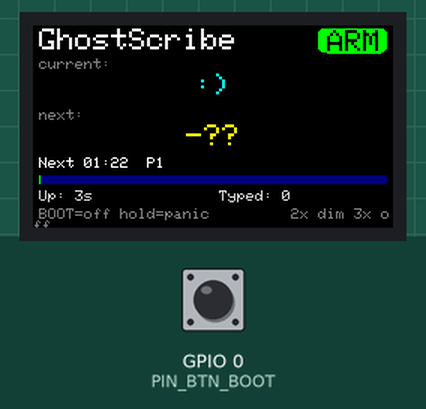
Simulated run of this program. Board: ESP32-S3. On the bench: 240×135 colour display. The inputs (shaded band) are chosen by the test bench; at power-on: GPIO 0 (PIN_BTN_BOOT) HIGH. Random numbers use the default seed unless the program sets one; USB keyboard and mouse output is not drawn; what the program prints to the serial monitor is not drawn.

Above: at 4.1 s.
4.2 s: GPIO 0 (PIN_BTN_BOOT) pulled LOW for 0.15 s
At 5.9 s:
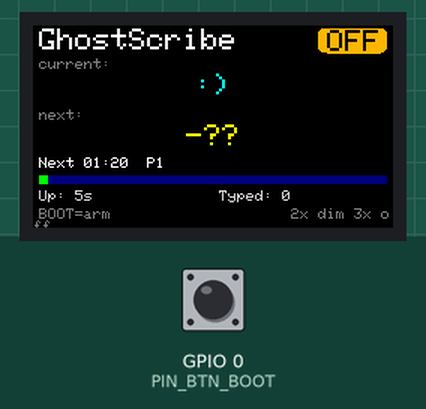
6.9 s: GPIO 0 (PIN_BTN_BOOT) pulled LOW for 1 s
8.5 s: GPIO 0 (PIN_BTN_BOOT) pulled LOW for 0.15 s
At 10.6 s:
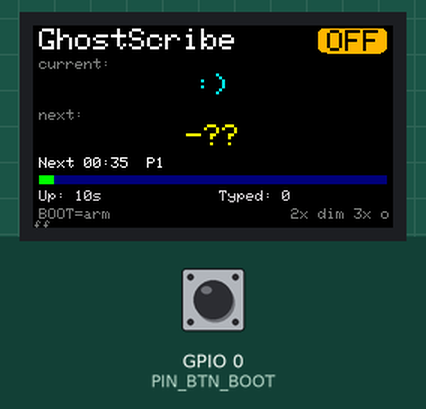
11.6 s: GPIO 0 (PIN_BTN_BOOT) pulled LOW for 1 s
At 12.8 s:
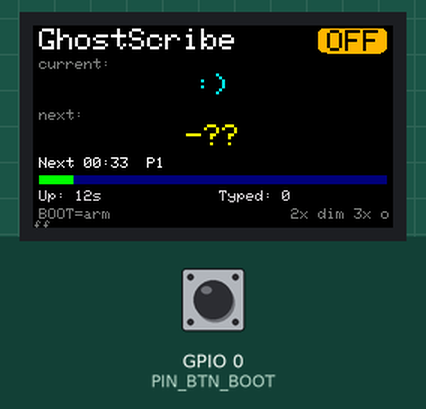
Timing chart, 0 to 14.2 s (numbered marks = the images above; inputs shaded):
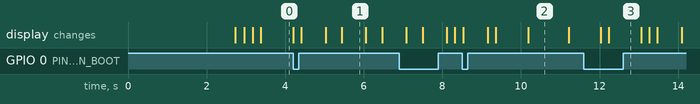

The program:

main.cpp
```cpp
// GhostScribe — Waveshare ESP32-S3-GEEK USB-HID typer with onboard LCD.
//
// Two phases after boot:
//   Phase 1 (first PHASE1_DURATION_MS, default 2h): emits short "glitch" tokens
//     (and, on Linux, occasional Unicode emoji) in 1-3 token bursts — feels buggy.
//   Phase 2 (after that): types a random phrase from PHRASES[] (the konj theme).
// The next emission is pre-chosen so the LCD can show both the current (just typed)
// and next (upcoming) word. BOOT button arms/disarms; long-press = panic disarm.

#include "config.h"
#include "display.h"
#include "typer.h"
#include "scheduler.h"

// Emit the pre-planned next emission, then plan the following one.
static void emit() {
  drawDynamic(ST_TYPING, true, armed, nextFireAt, intervalStart, typedCount, phase2());
  for (int i = 0; i < nextTokenCount; i++) {
    if (nextTokens[i].isEmoji) typeEmojiLinux(nextTokens[i].cp);
    else                       typeAscii(nextTokens[i].text);
    if (nextTokenCount > 1) delay(randInRange(80, 220));
  }
  if (phase2() && PRESS_ENTER_AFTER) Keyboard.write('\n');

  currentText = nextText;
  Serial.printf("typed: %s\n", currentText.c_str());
  typedCount++;
  planNext();              // choose the new "next"
  showCurrentNext(currentText, nextText);
  scheduleNext();
}

void setup() {
  tft.init(); tft.setRotation(1); tft.setBrightness(255); drawHeader();

  Serial.begin(115200);
  Keyboard.begin(); USB.begin();
  pinMode(PIN_BTN_BOOT, INPUT_PULLUP);

  planNext();
  scheduleNext();
  currentText = "..."; showCurrentNext(currentText, nextText); drawDynamic(ST_ARMED, true, armed, nextFireAt, intervalStart, typedCount, phase2());

  delay(SETTLE_MS);
  drawDynamic(ST_TYPING, true, armed, nextFireAt, intervalStart, typedCount, phase2());
  typeAscii(BOOT_MESSAGE);
  currentText = BOOT_MESSAGE; Serial.printf("typed (boot): %s\n", BOOT_MESSAGE);
  showCurrentNext(currentText, nextText);
  scheduleNext();
}

void loop() {
  pollButton();
  if (armed && (int32_t)(millis() - nextFireAt) >= 0) emit();

  static uint32_t lastTick = 0;
  if (millis() - lastTick >= 200) { drawDynamic(armed ? ST_ARMED : ST_DISARMED, false, armed, nextFireAt, intervalStart, typedCount, phase2()); lastTick = millis(); }
}
```

display.cpp
```cpp
// GhostScribe — display instance and LCD drawing routines.
#include "config.h"
#include "display.h"

LGFX tft;
static bool screenOff = false;

void toggleDim() {
  if (screenOff) return;  // dim only makes sense when screen is on
  tft.setBrightness(tft.getBrightness() > 20 ? 10 : 255);
}

void toggleScreen() {
  screenOff = !screenOff;
  tft.setBrightness(screenOff ? 0 : 255);
}

// ---- Header (drawn once at boot) ----
void drawHeader() {
  tft.fillScreen(TFT_BLACK);
  tft.setTextColor(TFT_WHITE, TFT_BLACK); tft.setTextSize(2);
  tft.setCursor(4, 2); tft.print("GhostScribe");
  tft.setTextColor(TFT_DARKGREY, TFT_BLACK); tft.setTextSize(1);
  tft.setCursor(4, 22); tft.print("current:");
  tft.setCursor(4, 56); tft.print("next:");
}

// One auto-sized word line in a 20px band.
void drawWord(int bandY, const String &word, uint16_t color) {
  tft.fillRect(0, bandY, SCR_W, 20, TFT_BLACK);
  String s = word; if (s.length() > 26) s = s.substring(0, 25) + "~";
  int size = 2; tft.setTextSize(size);
  while (size > 1 && (int)tft.textWidth(s) > SCR_W - 8) tft.setTextSize(--size);
  tft.setTextColor(color, TFT_BLACK);
  int w = (int)tft.textWidth(s), h = 8 * size, x = (SCR_W - w) / 2; if (x < 0) x = 0;
  tft.setCursor(x, bandY + (20 - h) / 2); tft.print(s);
}

static uint16_t stateColor(State s) {
  switch (s) { case ST_ARMED: return TFT_GREEN; case ST_DISARMED: return TFT_ORANGE;
               case ST_TYPING: return TFT_CYAN; } return TFT_WHITE;
}
static const char *stateName(State s) {
  switch (s) { case ST_ARMED: return "ARM"; case ST_DISARMED: return "OFF";
               case ST_TYPING: return "TYP"; } return "?";
}

// Format uptime seconds into the most readable unit string.
// < 60s  -> "23s"       < 1h   -> "47m"         < 1d   -> "2h 15m"
// >= 1d  -> "3d 2h"
static void fmtUptime(char *buf, size_t len, uint32_t secs) {
  if (secs < 60)
    snprintf(buf, len, "%lus", (unsigned long)secs);
  else if (secs < 3600)
    snprintf(buf, len, "%lum", (unsigned long)(secs / 60));
  else if (secs < 86400)
    snprintf(buf, len, "%luh %lum", (unsigned long)(secs / 3600), (unsigned long)((secs / 60) % 60));
  else
    snprintf(buf, len, "%lud %luh", (unsigned long)(secs / 86400), (unsigned long)((secs / 3600) % 24));
}

void drawDynamic(State st, bool force, bool armed,
                 uint32_t nextFireAt, uint32_t intervalStart,
                 uint32_t typedCount, bool phase2) {
  static State lastSt = (State)-1; static int lastSecs = -1; static uint32_t lastCnt = 0xFFFFFFFF;
  static uint32_t lastUptimeSecs = 0xFFFFFFFF;
  int secs = (int)((int32_t)(nextFireAt - millis()) / 1000); if (secs < 0) secs = 0;
  uint32_t upSecs = millis() / 1000;

  if (force || st != lastSt) {
    uint16_t c = stateColor(st);
    tft.fillRoundRect(SCR_W - 50, 2, 46, 16, 3, c);
    tft.setTextColor(TFT_BLACK, c); tft.setTextSize(2);
    tft.setCursor(SCR_W - 44, 3); tft.print(stateName(st)); lastSt = st;
  }
  if (force || secs != lastSecs) {
    tft.fillRect(4, 88, 170, 8, TFT_BLACK);
    tft.setTextColor(TFT_WHITE, TFT_BLACK); tft.setTextSize(1);
    tft.setCursor(4, 88); tft.printf("Next %02d:%02d  %s", secs / 60, secs % 60, phase2 ? "P2" : "P1");
    uint32_t span = nextFireAt - intervalStart, done = millis() - intervalStart;
    int filled = span ? (int)((uint64_t)done * (SCR_W - 8) / span) : 0;
    if (filled < 0) filled = 0; if (filled > SCR_W - 8) filled = SCR_W - 8;
    tft.fillRect(4, 100, filled, 6, TFT_GREEN);
    tft.fillRect(4 + filled, 100, (SCR_W - 8) - filled, 6, TFT_NAVY);
    lastSecs = secs;
  }
  if (force || upSecs != lastUptimeSecs) {
    char up[16]; fmtUptime(up, sizeof(up), upSecs);
    tft.fillRect(4, 110, SCR_W / 2 - 4, 8, TFT_BLACK);
    tft.setTextColor(TFT_LIGHTGREY, TFT_BLACK); tft.setTextSize(1);
    tft.setCursor(4, 110); tft.printf("Up: %s", up);
    lastUptimeSecs = upSecs;
  }
  if (force || typedCount != lastCnt) {
    tft.fillRect(SCR_W / 2 + 4, 110, SCR_W / 2 - 4, 8, TFT_BLACK);
    tft.setTextColor(TFT_LIGHTGREY, TFT_BLACK); tft.setTextSize(1);
    tft.setCursor(SCR_W / 2 + 4, 110); tft.printf("Typed: %lu", (unsigned long)typedCount);
    lastCnt = typedCount;
  }
  tft.setTextColor(TFT_DARKGREY, TFT_BLACK); tft.setTextSize(1);
  tft.setCursor(4, 122); tft.print(armed ? "BOOT=off hold=panic " : "BOOT=arm            ");
  tft.setCursor(SCR_W - 68, 122); tft.print("2x dim 3x off");
}

void showCurrentNext(const String &currentText, const String &nextText) {
  drawWord(30, currentText, TFT_CYAN);
  drawWord(64, nextText, TFT_YELLOW);
}
```

display.h
```cpp
// GhostScribe — LovyanGFX driver for the Waveshare ESP32-S3-GEEK 1.14" ST7789 (SPI).
#pragma once
#define LGFX_USE_V1
#include <LovyanGFX.hpp>

class LGFX : public lgfx::LGFX_Device {
  lgfx::Panel_ST7789 _panel;
  lgfx::Bus_SPI      _bus;
  lgfx::Light_PWM    _light;
public:
  LGFX(void) {
    { auto c = _bus.config();
      c.spi_host = SPI2_HOST; c.spi_mode = 0;
      c.freq_write = 40000000; c.freq_read = 16000000;
      c.spi_3wire = false; c.use_lock = true; c.dma_channel = SPI_DMA_CH_AUTO;
      c.pin_sclk = 12; c.pin_mosi = 11; c.pin_miso = -1; c.pin_dc = 8;
      _bus.config(c); _panel.setBus(&_bus);
    }
    { auto c = _panel.config();
      c.pin_cs = 10; c.pin_rst = 9; c.pin_busy = -1;
      c.panel_width = 135; c.panel_height = 240;
      c.offset_x = 52; c.offset_y = 40; c.offset_rotation = 0;
      c.readable = false; c.invert = true; c.rgb_order = false;
      c.dlen_16bit = false; c.bus_shared = false;
      _panel.config(c);
    }
    { auto c = _light.config();
      c.pin_bl = 7; c.invert = false; c.freq = 1000; c.pwm_channel = 0;
      _light.config(c); _panel.setLight(&_light);
    }
    setPanel(&_panel);
  }
};

// Global display instance — defined once, used everywhere.
extern LGFX tft;

// ---- Drawing API ----
void drawHeader();
void drawWord(int bandY, const String &word, uint16_t color);
void drawDynamic(State st, bool force, bool armed,
                 uint32_t nextFireAt, uint32_t intervalStart,
                 uint32_t typedCount, bool phase2);
void showCurrentNext(const String &currentText, const String &nextText);
void toggleDim();
void toggleScreen();
```

scheduler.cpp
```cpp
// GhostScribe — scheduling state, plan/emit logic, BOOT button handling.
#include "config.h"
#include "scheduler.h"
#include "typer.h"
#include "display.h"

// ---- Runtime state ----
bool     armed         = true;
uint32_t intervalStart = 0;
uint32_t nextFireAt    = 0;
uint32_t typedCount    = 0;
String   currentText   = "-";

Token   nextTokens[3];
int     nextTokenCount = 0;
String  nextText       = "";

bool phase2() { return millis() >= PHASE1_DURATION_MS; }

void scheduleNext() {
  uint32_t lo = phase2() ? P2_MIN_MS : P1_MIN_MS;
  uint32_t hi = phase2() ? P2_MAX_MS : P1_MAX_MS;
  intervalStart = millis();
  nextFireAt = intervalStart + randInRange(lo, hi);
}

// Decide (and remember) what the next emission will be.
void planNext() {
  if (phase2()) {
    const char *ph = PHRASES[esp_random() % PHRASE_COUNT];
    nextTokens[0] = {false, 0, ph};
    nextTokenCount = 1;
    nextText = ph;
  } else {
    int burst = 1 + (int)(esp_random() % 3);   // 1..3 small tokens
    nextTokenCount = burst;
    nextText = "";
    for (int i = 0; i < burst; i++) {
      if (USE_LINUX_EMOJI && (int)(esp_random() % 100) < EMOJI_PERCENT) {
        const Emoji &e = EMOJI[esp_random() % EMOJI_COUNT];
        nextTokens[i] = {true, e.cp, e.label};
        nextText += e.label;
      } else {
        const char *g = GLITCH[esp_random() % GLITCH_COUNT];
        nextTokens[i] = {false, 0, g};
        nextText += g;
      }
    }
  }
}

// ---- BOOT button: 1x = arm/disarm, 2x = dim, 3x = screen off/on, long = panic disarm ----
void pollButton() {
  static bool prev = HIGH; static uint32_t downAt = 0; static bool longHandled = false;
  static int clickCount = 0; static uint32_t firstClickAt = 0;
  bool now = digitalRead(PIN_BTN_BOOT);
  if (prev == HIGH && now == LOW) { downAt = millis(); longHandled = false; }
  else if (prev == LOW && now == LOW) {
    if (!longHandled && (millis() - downAt) >= LONGPRESS_MS) { armed = false; longHandled = true; }
  } else if (prev == LOW && now == HIGH) {
    if (!longHandled && (millis() - downAt) >= 40) {
      if (clickCount == 0 || (millis() - firstClickAt) > TRIPLE_CLICK_MS) firstClickAt = millis();
      clickCount++;
    }
  }
  // Expire click window — act on the count
  if (clickCount > 0 && (millis() - firstClickAt) > TRIPLE_CLICK_MS) {
    switch (clickCount) {
      case 1: armed = !armed; if (armed) scheduleNext(); break;
      case 2: toggleDim();   break;
      case 3: toggleScreen(); break;
    }
    clickCount = 0;
  }
  prev = now;
}
```

scheduler.h
```cpp
// GhostScribe — scheduling state, plan/emit logic, BOOT button handling.
#pragma once
#include "config.h"

// Pre-planned next emission (so the LCD can preview it).
struct Token { bool isEmoji; uint32_t cp; const char *text; };

extern bool     armed;
extern uint32_t intervalStart;
extern uint32_t nextFireAt;
extern uint32_t typedCount;
extern String   currentText;
extern Token    nextTokens[3];
extern int      nextTokenCount;
extern String   nextText;

bool  phase2();
void  scheduleNext();
void  planNext();
void  pollButton();
```

typer.cpp
```cpp
// GhostScribe — USB-HID keyboard typing implementation.
#include "config.h"
#include "typer.h"

USBHIDKeyboard Keyboard;

void typeAscii(const char *s) {
  for (const char *p = s; *p; ++p) {
    Keyboard.write((uint8_t)*p);
    delay(randInRange(KEY_MIN_MS, KEY_MAX_MS));
  }
}

// Linux IBus/GTK Unicode entry: Ctrl+Shift+U, hex codepoint, then space to confirm.
void typeEmojiLinux(uint32_t cp) {
  Keyboard.press(KEY_LEFT_CTRL); Keyboard.press(KEY_LEFT_SHIFT); Keyboard.press('u');
  delay(40); Keyboard.releaseAll(); delay(40);
  char hex[9]; snprintf(hex, sizeof(hex), "%x", (unsigned)cp);
  for (char *p = hex; *p; ++p) { Keyboard.write((uint8_t)*p); delay(30); }
  Keyboard.write(' ');
}
```

typer.h
```cpp
// GhostScribe — USB-HID keyboard typing (ASCII + Linux emoji).
#pragma once
#include "USB.h"
#include "USBHIDKeyboard.h"

extern USBHIDKeyboard Keyboard;

void typeAscii(const char *s);
void typeEmojiLinux(uint32_t cp);
```

config.h
```cpp
// GhostScribe — compile-time tunables, data pools, and shared constants.
#pragma once
#include <Arduino.h>
#include "esp_random.h"

#if ARDUINO_USB_MODE == 1
#error "Set -D ARDUINO_USB_MODE=0 (USB-OTG/TinyUSB) in platformio.ini — HID is impossible in Hardware-CDC mode."
#endif

// ---- Pin & screen ----
static const int PIN_BTN_BOOT = 0;
static const int SCR_W = 240, SCR_H = 135;

// ---- State enum ----
enum State { ST_ARMED, ST_DISARMED, ST_TYPING };

// ---- Boot message ----
static const char *BOOT_MESSAGE = ":)";

// ---- Phase 1: short "glitch" tokens (ASCII; type directly) ----
static const char *GLITCH[] = {
    ";", ":", ":-)", "...", "-", "/", "!!", "@3$", ":P", "xD", ";)", "^_^",
    "??", "**", ":/", "<3", "8)", ">:(", "o_O", ":|", "...?", "#@!", "~",
};
static const size_t GLITCH_COUNT = sizeof(GLITCH) / sizeof(GLITCH[0]);

// ---- Phase 1: emoji (Linux Ctrl+Shift+U Unicode entry); label shown on LCD ----
static const bool USE_LINUX_EMOJI = true;
static const int  EMOJI_PERCENT   = 25;    // chance a burst item is an emoji
struct Emoji { uint32_t cp; const char *label; };
static const Emoji EMOJI[] = {
    {0x1F434, "[horse]"}, {0x1F40E, "[horse]"}, {0x1F451, "[crown]"},
    {0x1F602, "[lol]"},   {0x1F921, "[clown]"},
};
static const size_t EMOJI_COUNT = sizeof(EMOJI) / sizeof(EMOJI[0]);

// ---- Phase 2: the konj / Dubravko / Duco theme (ASCII, US layout) ----
static const char *PHRASES[] = {
    "dubravko kralj", "duco konj", "konjina sam ja", "ja sam konj",
    "dubravko konj", "duco najbolji", "duco kralj", "dubravko najbolji",
    "konj je kralj", "ja sam konjina", "duco car", "dubravko car",
    "najbolji konj", "konj duco", "kralj dubravko", "iju konju",
};
static const size_t PHRASE_COUNT = sizeof(PHRASES) / sizeof(PHRASES[0]);

// ---- Timing ----
static const uint32_t PHASE1_DURATION_MS = 2UL * 60UL * 60UL * 1000UL;  // 2 hours
static const uint32_t P1_MIN_MS = 20UL * 1000UL;     // phase 1: frequent small bursts
static const uint32_t P1_MAX_MS = 120UL * 1000UL;
static const uint32_t P2_MIN_MS = 30UL * 1000UL;     // phase 2: full phrases
static const uint32_t P2_MAX_MS = 300UL * 1000UL;
static const uint32_t SETTLE_MS  = 2500;              // USB enumeration settle
static const uint16_t KEY_MIN_MS = 40, KEY_MAX_MS = 120;  // per-character jitter
static const bool     PRESS_ENTER_AFTER = false;      // Enter after each phrase (phase 2)?
static const uint32_t LONGPRESS_MS = 1200;            // BOOT long-press = panic disarm
static const uint32_t TRIPLE_CLICK_MS = 600;          // 3 clicks within this window = dim toggle

// ---- Utility ----
static inline uint32_t randInRange(uint32_t lo, uint32_t hi) {
  return lo + (esp_random() % (hi - lo + 1));
}
```

Measured:
- what the display in image 2 shows lasts 1.0 s, from 10.2 s to 11.2 s
